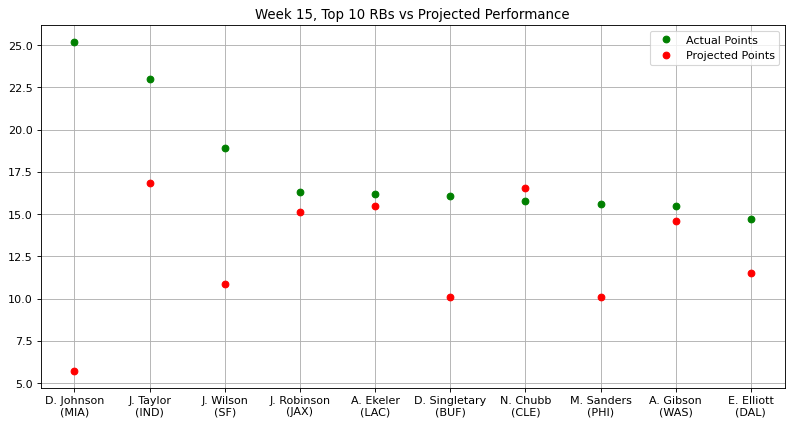

Here is the Python script that generated this plot:
"""
Stats provided by NFL Fantasy
Week 15, Top 10 RBs vs Projected Performance
"""

import matplotlib.pyplot as plt
import numpy as np
from matplotlib.pyplot import figure
figure(figsize=(12, 6), dpi=80)

actual_points = np.array([25.20,23.00,18.90,16.30,16.20,16.10,15.80,15.60,15.50,14.70])
proj_points = np.array([5.71,16.84,10.87,15.10,15.48,10.11,16.57,10.12,14.62,11.52])
players = np.array(["D. Johnson\n(MIA)","J. Taylor\n(IND)","J. Wilson\n(SF)","J. Robinson\n(JAX)",
                    "A. Ekeler\n(LAC)","D. Singletary\n(BUF)","N. Chubb\n(CLE)","M. Sanders\n(PHI)",
                    "A. Gibson\n(WAS)","E. Elliott\n(DAL)"])

plt.plot(players, actual_points, 'o', c = 'g', label = 'Actual Points', ms = 6)
plt.plot(proj_points, 'o', c = 'r', label = 'Projected Points', ms = 6)
plt.title("Week 15, Top 10 RBs vs Projected Performance")
plt.legend()
plt.grid()
plt.show()
